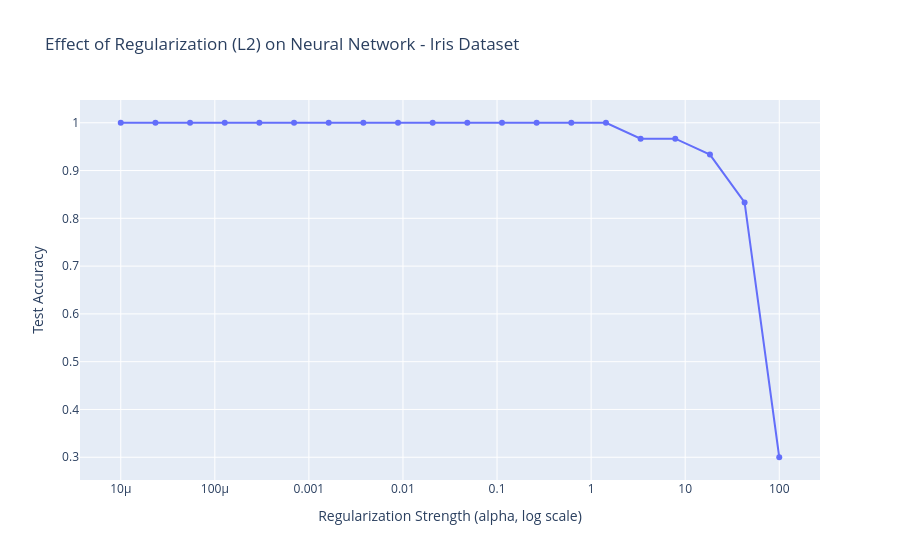

This figure's notebook cell:
### Code cell
import numpy as np
import plotly.express as px
from sklearn.datasets import load_iris
from sklearn.model_selection import train_test_split
from sklearn.preprocessing import StandardScaler
from sklearn.neural_network import MLPClassifier
from sklearn.metrics import accuracy_score

# Load dataset
iris = load_iris()
X, y = iris.data, iris.target

# Train-test split
X_train, X_test, y_train, y_test = train_test_split(X, y, test_size=0.2, random_state=42)

# Standardize features (important for neural nets)
scaler = StandardScaler()
X_train = scaler.fit_transform(X_train)
X_test = scaler.transform(X_test)

# Different regularization strengths
alphas = np.logspace(-5, 2, 20)
accuracies = []

for alpha in alphas:
    clf = MLPClassifier(
        hidden_layer_sizes=(50, 30),
        max_iter=2000,
        random_state=42,
        alpha=alpha  # L2 regularization strength
    )
    clf.fit(X_train, y_train)
    y_pred = clf.predict(X_test)
    acc = accuracy_score(y_test, y_pred)
    accuracies.append(acc)

# Plot Accuracy vs Regularization strength
fig = px.line(
    x=alphas,
    y=accuracies,
    markers=True,
    title="Effect of Regularization (L2) on Neural Network - Iris Dataset",
    labels={"x": "Regularization Strength (alpha, log scale)", "y": "Test Accuracy"}
)
fig.update_xaxes(type="log")
fig.show()

### Figure 1 — Plotly figure (JSON) as saved in the notebook; plotly's stock layout.template omitted (floating-point values rounded to 4 significant figures)
{"data": [{"hovertemplate": "Regularization Strength (alpha, log scale)=%{x}<br>Test Accuracy=%{y}<extra></extra>", "legendgroup": "", "line": {"color": "#636efa", "dash": "solid"}, "marker": {"symbol": "circle"}, "mode": "lines+markers", "name": "", "orientation": "v", "showlegend": false, "type": "scatter", "x": [1e-05, 2.336e-05, 5.456e-05, 0.0001274, 0.0002976, 0.0006952, 0.001624, 0.003793, 0.008859, 0.02069, 0.04833, 0.1129, 0.2637, 0.6158, 1.438, 3.36, 7.848, 18.33, 42.81, 100.0], "xaxis": "x", "y": [1.0, 1.0, 1.0, 1.0, 1.0, 1.0, 1.0, 1.0, 1.0, 1.0, 1.0, 1.0, 1.0, 1.0, 1.0, 0.9667, 0.9667, 0.9333, 0.8333, 0.3], "yaxis": "y"}], "layout": {"legend": {"tracegroupgap": 0}, "title": {"text": "Effect of Regularization (L2) on Neural Network - Iris Dataset"}, "xaxis": {"anchor": "y", "domain": [0, 1], "title": {"text": "Regularization Strength (alpha, log scale)"}, "type": "log"}, "yaxis": {"anchor": "x", "domain": [0, 1], "title": {"text": "Test Accuracy"}}}}
